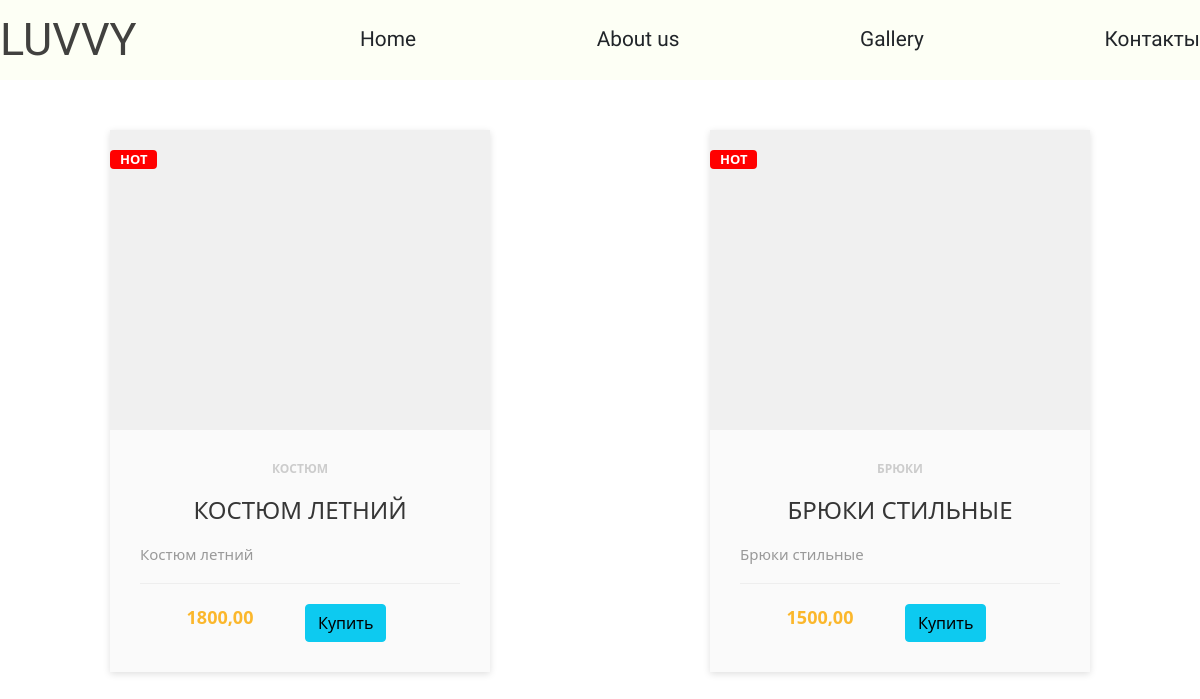
Before: /product with the older database file.
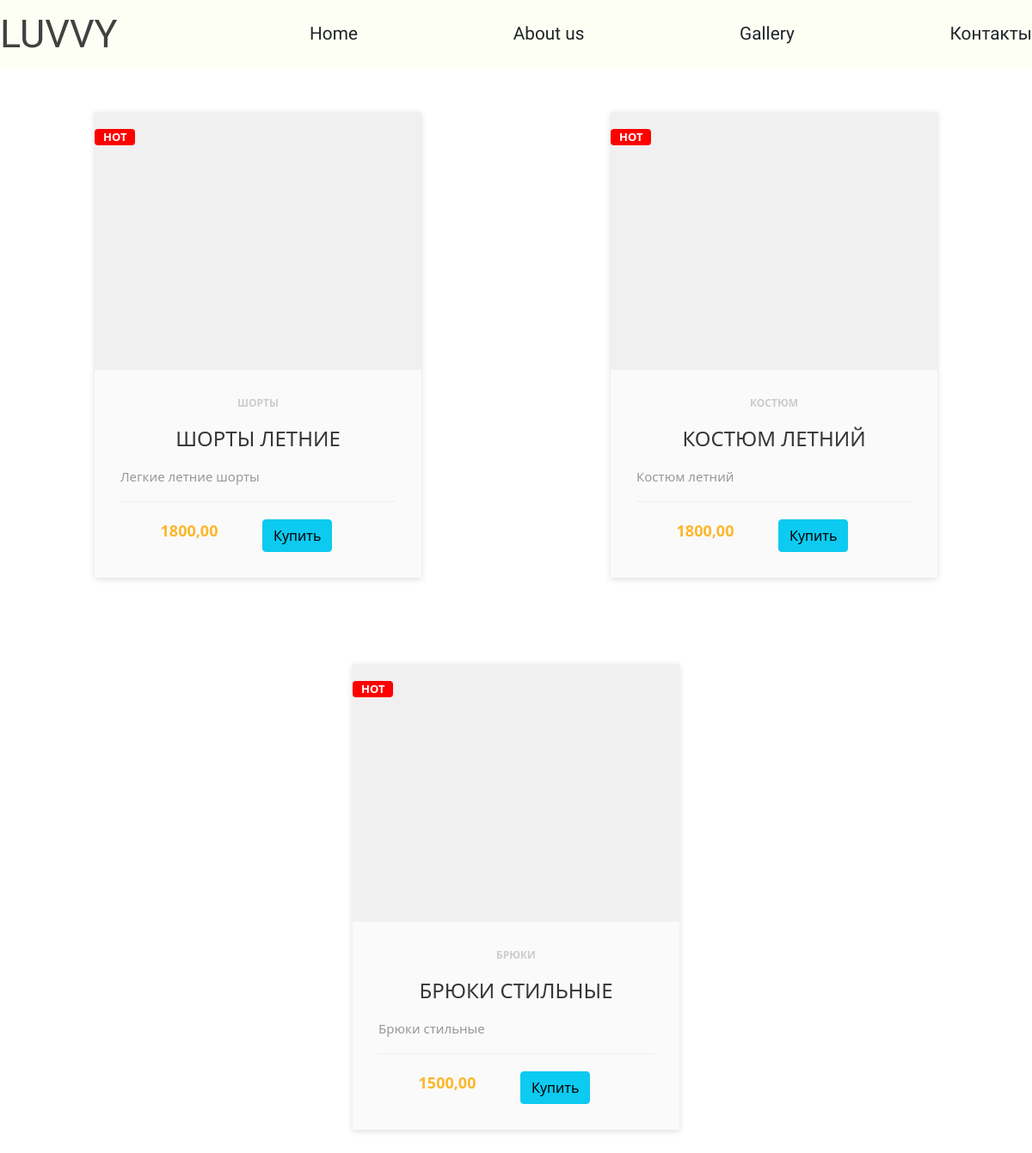
After: the same page with the newer database file.
### shop_app/models.py (models this page shows, shortened)
class ProductModel(models.Model):
    category = models.ForeignKey(CategoryModel, related_name='products', on_delete=models.CASCADE)
    name = models.CharField('Наименование', max_length=50, db_index=True)
    slug = models.SlugField('URL', max_length=50, db_index=True)
    image = models.ImageField('Изображение', upload_to='products/', blank=True)
    description = models.TextField('Описание', blank=True)
    size = models.CharField('Размер', max_length=4, blank=True)
    price = models.DecimalField('Цена', max_digits=10, decimal_places=2)
    stock = models.PositiveIntegerField('Запас')
    available = models.BooleanField('Наличие', default=True)
    colour = models.CharField('Цвет', max_length=20, blank=True)
    created = models.DateTimeField('Дата создания', auto_now_add=True)
    updated = models.DateTimeField('Дата обновления', auto_now=True)
    class Meta:
        ordering = ('name',)
        verbose_name = 'Товар'
        verbose_name_plural = 'Товары'

class CategoryModel(models.Model):
    name = models.CharField('Наименование', max_length=50, db_index=True)
    slug = models.SlugField(max_length=50, db_index=True, unique=True)
    class Meta:
        ordering = ('name', )
        verbose_name = 'Категория'
        verbose_name_plural = 'Категории'
    def __str__(self):
        return self.name

### shop_app/views.py (the view)
# urls.py: path('product', ProductView.as_view(), name='product'),
class ProductView(ListView):
    model = ProductModel
    template_name = 'shop_app/product.html'
    context_object_name = 'products'
    def get_context_data(self, *, object_list=None, **kwargs):
        context = super(ProductView, self).get_context_data(**kwargs)
        return context
    def get_queryset(self):
        return ProductModel.objects.order_by('-id')

### shop_app/templates/shop_app/product.html (shortened to what this page needs)
{% extends 'shop_app/base.html' %}
{% load static %}
{% block catalog %}
<div class="container text-center">
	<div class="row align-items-center">
        {% for product in products %}
        <div class="col">
            <div class="product-card">
              <div class="badge">Hot</div>
              <div class="product-tumb">
              </div>
              <div class="product-details">
                  <span class="product-category">{{ product.category }}</span>
                  <h4><a href="">{{ product.name }}</a></h4>
                  <p>{{ product.description }}</p>
                  <div class="product-bottom-details">
                      <div class="product-price">{{ product.price }}</div>
                      <div class="product-links">
                          <form id="form_buying_product" class="form-inline">
                              <div class="product-cart">
                                  <a href="{% url 'shop_app:basket_add' product.id %}">
                                      <button type="button" class="btn btn-info">Купить</button>
                                  </a>
                              </div>
                          </form>
                      </div>
                  </div>
              </div>
            </div>
        </div>
        {% empty %}
        <div class="container">
            <p>Нет товаров!</p>
        </div>
        {% endfor %}
    </div>
</div>
{% endblock %}

Changed rows visible on the page:
added ProductModel: category "ШОРТЫ", name "ШОРТЫ ЛЕТНИЕ", description "Легкие летние шорты", price "1800,00"
